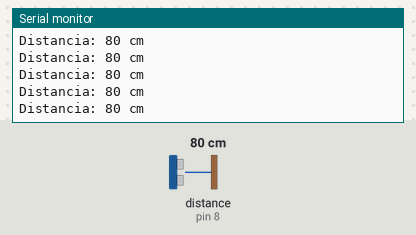
Bench run of a sketch on a simulated Arduino Uno, built with avr-gcc and run on an emulated ATmega328P. Shown: the last lines printed to the serial monitor. Wiring (inferred from the names in the program): ultrasonic range finder: trigger pin 7; echo pin 8. The inputs (shaded band) are chosen by the test bench; at power-on: distance to the obstacle (sensor on pin 8) 80 cm. The echo pulse lasts 58.3 µs per cm.

Above: at 1.2 s.
1.3 s: distance to the obstacle (sensor on pin 8) set to 299 cm
At 1.51 s:
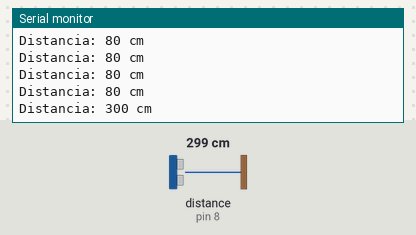
4.3 s: distance to the obstacle (sensor on pin 8) set to 2 cm
At 4.42 s:
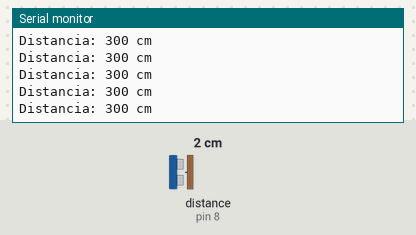
7.3 s: distance to the obstacle (sensor on pin 8) set to 18 cm
At 7.42 s:
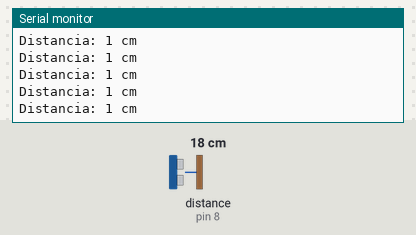
10.3 s: distance to the obstacle (sensor on pin 8) set to 4 cm
At 10.43 s:
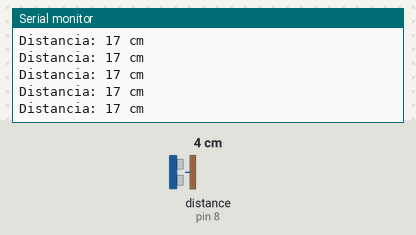
13.3 s: distance to the obstacle (sensor on pin 8) set to 9 cm
At 13.43 s:
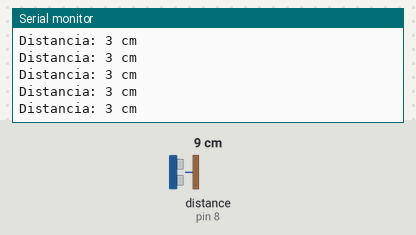
Timing chart, 0 to 16.3 s (numbered marks = the images above; inputs shaded):
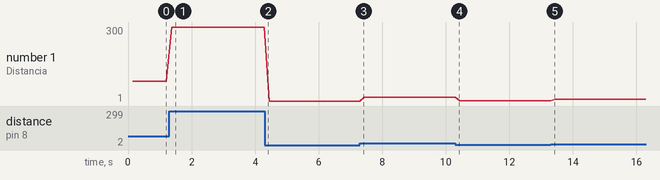

Measured:
- after the input at 1.3 s, the serial monitor: prints a new line after 0.07 s (image 1)
- plotted number 1: 80 → 300 after the input at 1.3 s, 300 → 1 after the input at 4.3 s, 1 → 17 after the input at 7.3 s, 17 → 3 after the input at 10.3 s, 3 → 8 after the input at 13.3 s

The sketch:

ultra-sin-espera.ino
```cpp
// Fallo: dispara el sensor sin parar (cada ~1–10 ms) e imprime cada 150 ms el último valor.
const int TRIG = 7;
const int ECO = 8;
unsigned long ultimo = 0;
long cm = 0;

void setup() {
  Serial.begin(9600);
  pinMode(TRIG, OUTPUT);
  pinMode(ECO, INPUT);
}

void loop() {
  digitalWrite(TRIG, HIGH);
  delayMicroseconds(10);
  digitalWrite(TRIG, LOW);
  cm = pulseIn(ECO, HIGH, 30000) / 58;
  if (millis() - ultimo >= 150) {
    ultimo = millis();
    Serial.print("Distancia: ");
    Serial.print(cm);
    Serial.println(" cm");
  }
}
```
